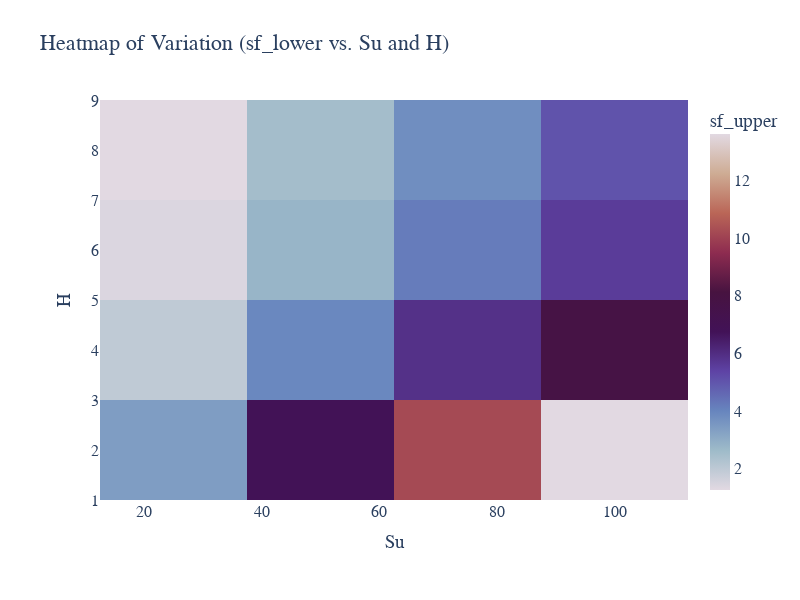

Notebook source saved alongside this figure:
### Code cell
import plotly.graph_objs as go

# Create a heatmap using pivot_table
pivot_data = csv_data.pivot_table(values='sf_lower', index='H', columns='Su')

# Create the heatmap figure with the 'Viridis' color scale
heatmap = go.Figure(data=go.Heatmap(
    z=pivot_data.values,
    x=pivot_data.columns,
    y=pivot_data.index,
    colorscale='twilight',
    colorbar=dict(
        title='sf_upper',
        titleside='top',
        thickness=20,
    )
))

# Customize the appearance and layout
heatmap.update_layout(
    title='Heatmap of Variation (sf_lower vs. Su and H)',
    xaxis_title='Su',
    yaxis_title='H',
    width=800,
    height=600,
    margin=dict(t=100, r=100, b=100, l=100),
    font=dict(family="Arial", size=16),
)

# Show the interactive heatmap
heatmap.show()

### Figure 1 — Plotly figure (JSON) as saved in the notebook; plotly's stock layout.template omitted (floating-point values rounded to 4 significant figures)
{"data": [{"colorbar": {"thickness": 20, "title": {"side": "top", "text": "sf_upper"}}, "colorscale": [[0.0, "#e2d9e2"], [0.1111, "#9ebbc9"], [0.2222, "#6785be"], [0.3333, "#5e43a5"], [0.4444, "#421257"], [0.5556, "#471340"], [0.6667, "#8e2c50"], [0.7778, "#ba6657"], [0.8889, "#ceac94"], [1.0, "#e2d9e2"]], "x": [25, 50, 75, 100], "y": [2, 4, 6, 8], "z": [[3.405, 6.807, 10.22, 13.62], [1.961, 3.923, 5.885, 7.846], [1.395, 2.791, 4.187, 5.581], [1.259, 2.518, 3.781, 5.037]], "type": "heatmap"}], "layout": {"margin": {"t": 100, "r": 100, "b": 100, "l": 100}, "font": {"family": "Arial", "size": 16}, "title": {"text": "Heatmap of Variation (sf_lower vs. Su and H)"}, "xaxis": {"title": {"text": "Su"}}, "yaxis": {"title": {"text": "H"}}, "width": 800, "height": 600}}
